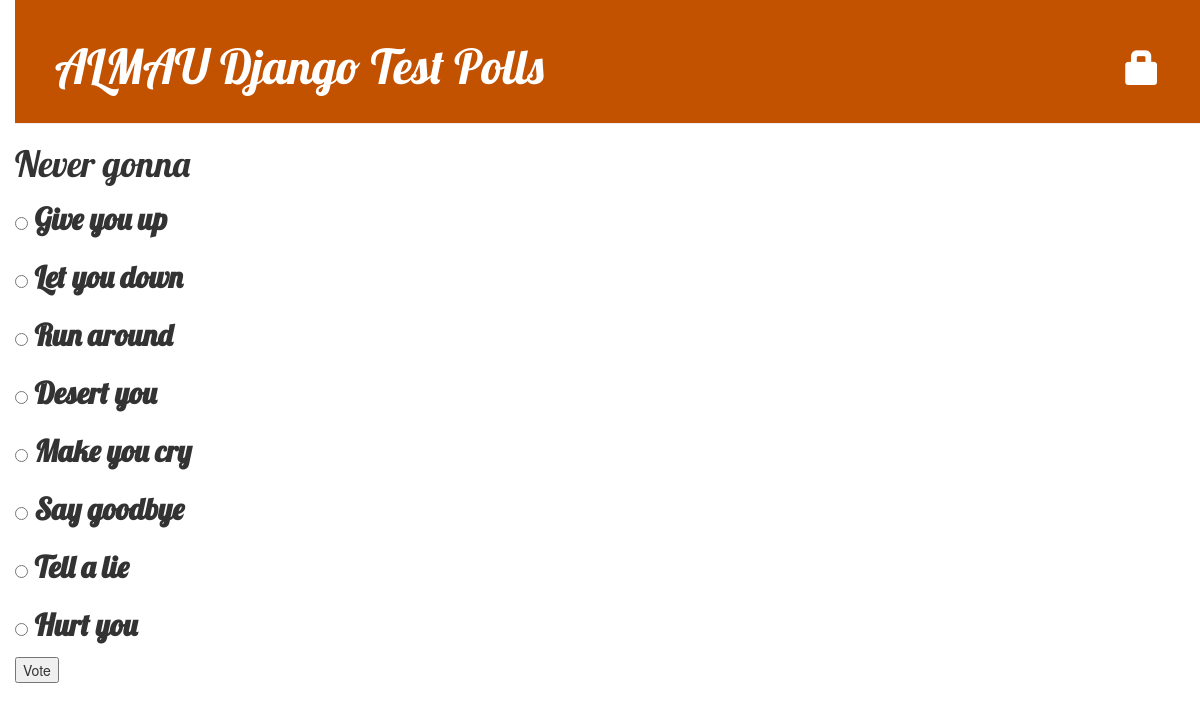
Page /2/ on the committed database.
### polls/models.py (models this page shows, shortened)
class Question(models.Model):
    question_text = models.CharField(max_length=200)
    pub_date = models.DateTimeField('date published')
    def was_published_recently(self):
        now = timezone.now()
        return now - datetime.timedelta(days=1) <= self.pub_date <= now
    was_published_recently.admin_order_field = 'pub_date'
    was_published_recently.boolean = True
    was_published_recently.short_description = 'Published recently?'

class Choice(models.Model):
    question = models.ForeignKey(Question, on_delete=models.CASCADE)
    choice_text = models.CharField(max_length=200)
    votes = models.IntegerField(default=0)

### polls/views.py (the view)
# urls.py: path('<int:pk>/', views.DetailView.as_view(), name='detail'),
class DetailView(generic.DetailView):
    model = Question
    template_name = 'polls/detail.html'
    def get_queryset(self):
        return Question.objects.filter(pub_date__lte=timezone.now())

### polls/templates/polls/detail.html (shortened to what this page needs)
{% load static %}
<link rel="stylesheet" type="text/css" href="{% static 'css/blog.css' %}">
        <link rel="stylesheet" href="//maxcdn.bootstrapcdn.com/bootstrap/3.2.0/css/bootstrap.min.css">
        <link rel="stylesheet" href="//maxcdn.bootstrapcdn.com/bootstrap/3.2.0/css/bootstrap-theme.min.css">
        <link rel="stylesheet" type="text/css" href="{% static 'css/blog.css' %}">
    <div class="page-header">
		{% if user.is_authenticated %}
		<a href="{% url 'blog:post_draft_list' %}" class="top-menu"><span class="glyphicon glyphicon-edit"></span></a>
		<a href="{% url 'blog:post_new' %}" class="top-menu"><span class="glyphicon glyphicon-plus"></span></a>
		<p class="top-menu">{{ user.username }}, я тебе покушать принес. <small>(<a href="{% url 'logout' %}">Log out</a>)</small></p>
        {% else %}
            <a href="{% url 'login' %}" class="top-menu"><span class="glyphicon glyphicon-lock"></span></a>
        {% endif %}
		<h1><a href="/">ALMAU Django Test Polls</a></h1>
    </div>
	<h1>{{ question.question_text }}</h1>
<form action="{% url 'polls:vote' question.id %}" method="post">
{% for choice in question.choice_set.all %}
    <h2> <input type="radio" name="choice" id="choice{{ forloop.counter }}" value="{{ choice.id }}">
    <label for="choice{{ forloop.counter }}">{{ choice.choice_text }}</label><br> </h2>
{% endfor %}
<input type="submit" value="Vote">
</form>

### blog/static/css/blog.css (style rules this page uses)
h1 a, h2 a { color: #C25100; font-family: 'Lobster'; }
.page-header { background-color: #C25100; margin-top: 0; padding: 20px 20px 20px 40px; }
.page-header h1, .page-header h1 a, .page-header h1 a:visited, .page-header h1 a:active { color: #ffffff; font-size: 36pt; text-decoration: none; }
h1, h2, h3, h4 { font-family: 'Lobster', cursive; }
.top-menu, .top-menu:hover, .top-menu:visited { color: #ffffff; float: right; font-size: 26pt; margin-right: 20px; margin-top: 30px; }

### rows in the picture
Question: question_text "Never gonna"
Choice: choice_text "Give you up"
Choice: choice_text "Let you down"
Choice: choice_text "Run around"
Choice: choice_text "Desert you"
Choice: choice_text "Make you cry"
Choice: choice_text "Say goodbye"
Choice: choice_text "Tell a lie"
Choice: choice_text "Hurt you"
